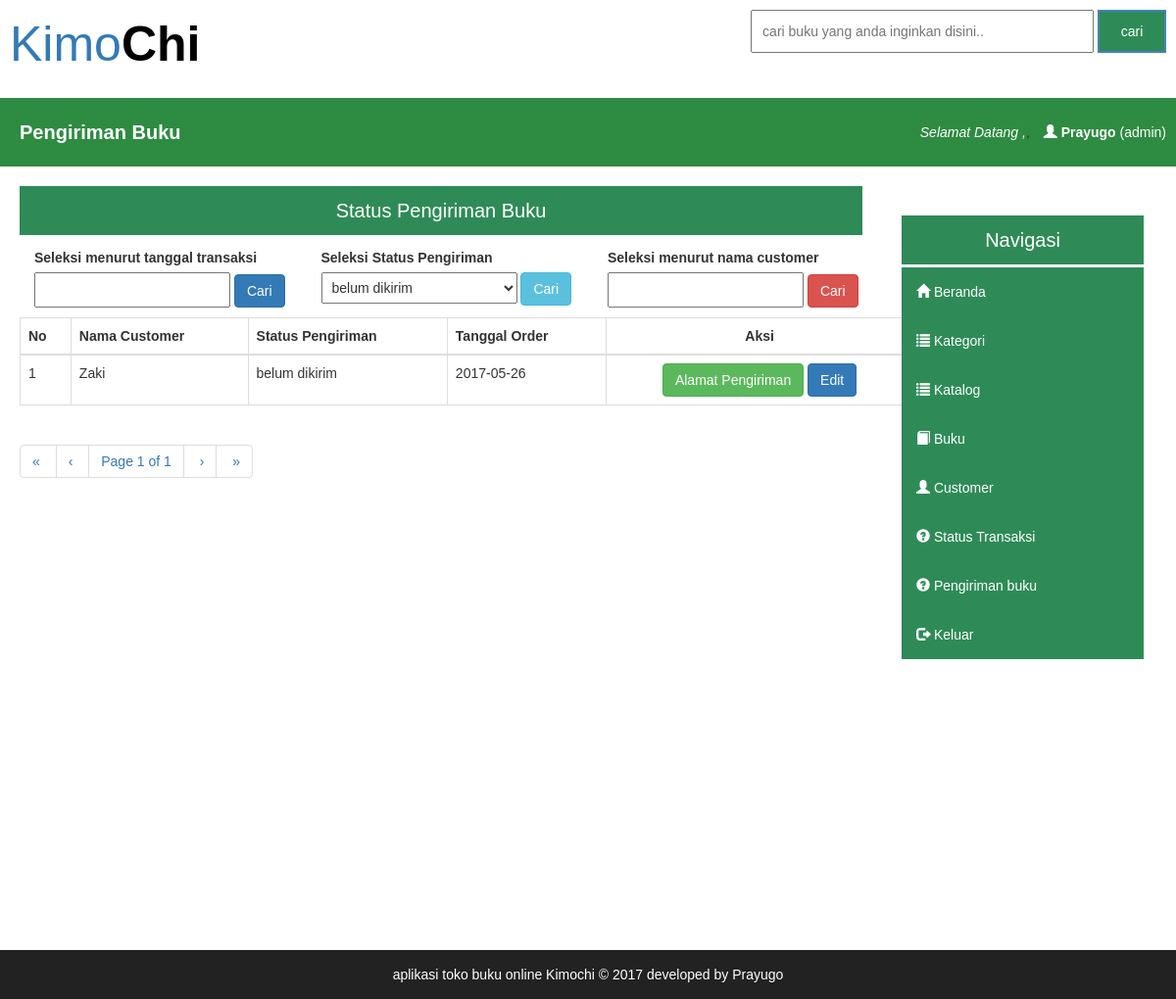
/page/admin/pengiriman.php (signed in), run on an earlier commit of the app's database.
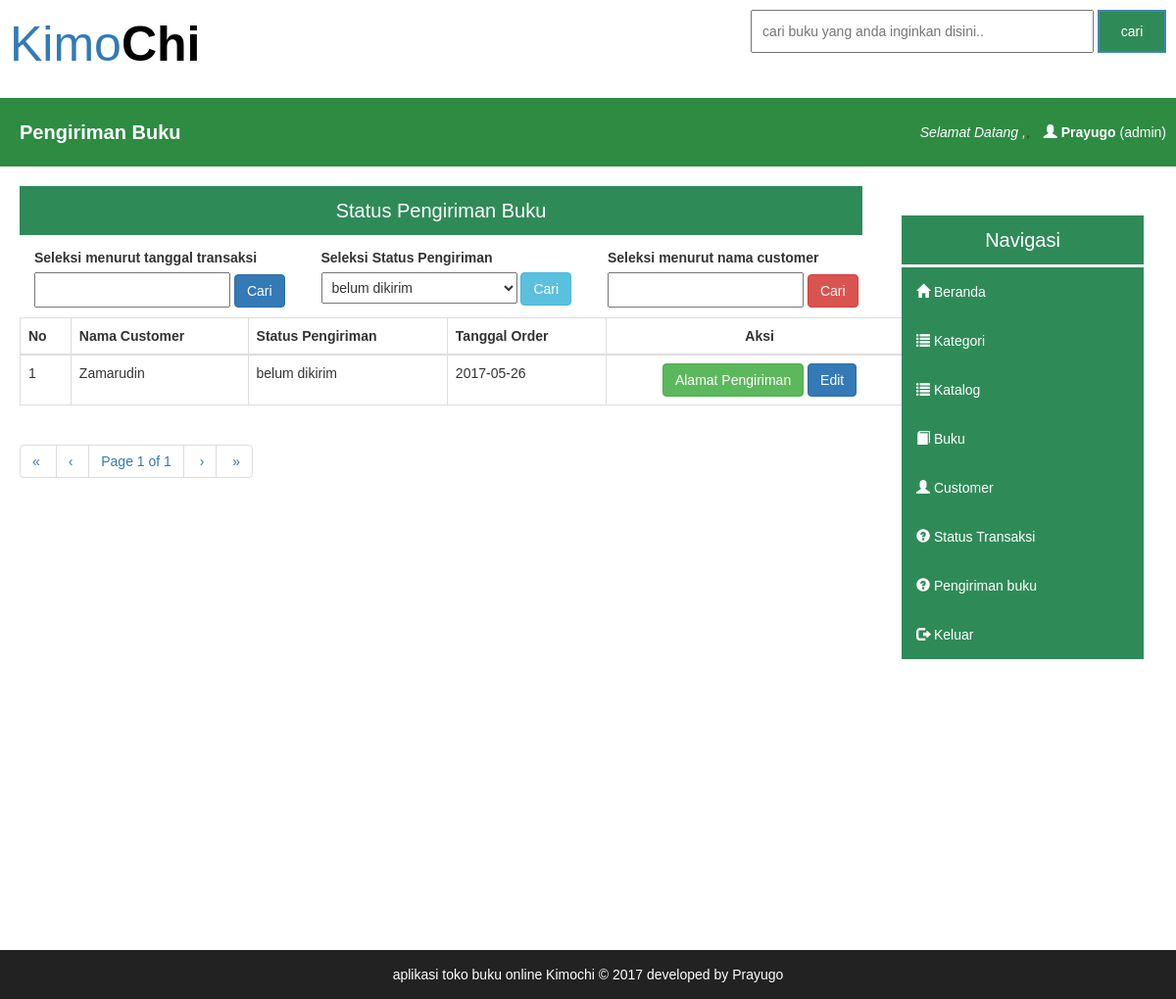
And on a later commit of the database.
### tables this page shows
CREATE TABLE `selesai` (
  `kode_beli` varchar(100) NOT NULL,
  `id_cus` int(11) NOT NULL,
  `qty_total` varchar(10) NOT NULL,
  `bayar` varchar(15) NOT NULL,
  `total_bayar` varchar(15) NOT NULL,
  `tgl_order` text NOT NULL,
  `status_beli` enum('order','lunas') NOT NULL,
  `status_pengiriman` enum('belum dikirim','dikirim','diterima') NOT NULL
);

CREATE TABLE `customer` (
  `id_cus` int(11) NOT NULL,
  `nama_cus` varchar(40) NOT NULL,
  `email_cus` varchar(40) NOT NULL,
  `password_cus` varchar(40) NOT NULL
);

### page/admin/set_pengiriman.php (the view, shortened to what this page needs)
  <?php
include"../../db.php";
@$set = $_GET['set'];
        include 'pagination1.php';
        $sql =  "SELECT * FROM selesai";
        $result = mysqli_query($db,$sql);
        $rpp = 10;
        $reload = "transaksi.php?page=&pagination=true";
        @$page = intval($_GET["page"]);
        if($page<=0) $page = 1;
        $tcount = mysqli_num_rows($result);
        $tpages = ($tcount) ? ceil($tcount/$rpp) : 1;
        $count = 0;
        $i = ($page-1)*$rpp;
        ?>
        <div class="hdkonten">
       Status Pengiriman Buku
        </div>
<div class="container">
<div class="row">
<div class="col-md-3">
<form method="post" action="pengiriman.php?set=tanggal">
   <label style="margin-top:10px;"> Seleksi menurut tanggal transaksi</label><br>
      <input name="tanggal" type="text" id="tgl" autocomplete="off" style="width:200px;padding:6px;">
      <button type="submit" class="btn btn-primary">Cari</button>
</form>
</div>
<div class="col-md-3">
<form method="post" action="pengiriman.php?set=status_kirim">
   <label style="margin-top:10px;"> Seleksi Status Pengiriman</label><br>
      <select name="status_kirim" style="width:200px;padding:6px;">
      <option>belum dikirim</option>
      </select>
      <button type="submit" class="btn btn-info">Cari</button>
</form>
</div>
<div class="col-md-3">
<form method="post" action="pengiriman.php?set=nama">
   <label style="margin-top:10px;"> Seleksi menurut nama customer</label><br>
      <input name="nama" type="text" style="width:200px;padding:6px;">
      <button type="submit" class="btn btn-danger">Cari</button>
</form>
</div>
</div>
<table id="mytable" class="table table-bordered" style="width:80%;margin-left:-15px;margin-top:10px;">
    <thead>
      <th>No</th>
      <th>Nama Customer</th>
      <th>Status Pengiriman</th>
      <th>Tanggal Order</th>
      <th><center>Aksi</center></th>
    </thead>
<?php
$no =1;
  if ($set==""){
  while(($count<$rpp) && ($i<$tcount)) {
  mysqli_data_seek($result,$i);
  $data = mysqli_fetch_array($result);
  $qrycus = mysqli_query($db,"SELECT * from customer where id_cus='$data[id_cus]'");
  $datacus = mysqli_fetch_array($qrycus);
  $nama = $datacus['nama_cus'];
  ?>
  <tr>
      <td><?php echo $no++ ?></td>
      <td><?php echo $nama; ?></td>
      <td><?php echo $data['status_pengiriman'] ?></td>
      <td><?php echo $data['tgl_order'] ?></td>
      <td>
      <center>
         <a href="#" class='tujuan btn btn-success' id='<?php echo  $data['kode_beli']; ?>'>Alamat Pengiriman</a>
         <a href="#" class='edit btn btn-primary' id='<?php echo  $data['kode_beli']; ?>'>Edit</a>
      </center>
      </td>
  </tr>
<?php
$i++;
$count++;
  }
}
?>
</table>
</div>
 <div><?php echo paginate_one($reload, $page, $tpages); ?></div>

What changed in the data, as far as the page shows it:
changed through a linked row, selesai "belum dikirim": id_cus.nama_cus "Zaki" → "Zamarudin"
